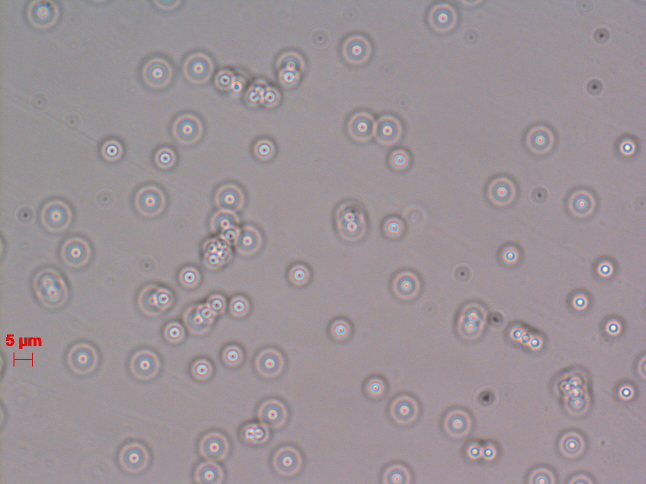
#> input picture jet_finder/2.5_IZ/Z 0.0425.jpg, 1292 x 968 px (shown at 1/2 size)
$ python calculate_snr.py
#> lines starting #> are read from the running program, lines starting #| are printed output that depends on the picture; long printed decimals are rounded
#> further down, picture is the input picture: shape (968, 1292, 3); mean B, G, R 151.2, 146.6, 156.2
import cv2
import numpy as np
from jet_finder import make_plot


# Use test.py to find area
def find_signal_of_jet(pic):
    lum_array = list()
    # ----- Different 2.5mk particles -----
    pic = pic[250:340, 1210:1300]
    # pic = pic[260:340, 480:580]
    # pic = pic[280:360, 760:840]

    for _ in range(pic.shape[1]):
        row = list()
        for _ in range(pic.shape[0]):
            row.append(0)
        lum_array.append(row)

    for x in range(pic.shape[1]):
        for y in range(pic.shape[0]):
            b, g, r = pic[y, x]
            lum = (0.2126 * r) + (0.7152 * g) + (0.0722 * b)
            lum_array[x][y] = lum

    lum_np_arr = np.array(lum_array)
    max_lum = round(float(np.max(lum_np_arr)), 3)

    return max_lum


# ----- It is one mean value -----
# Use test.py to find area
def find_noise_near_jet(pic):
    noise_arr = []

    # Place without particles to calculate mean noise
    pic = pic[340:420, 760:840]
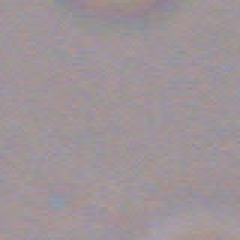
#> pic: shape (80, 80, 3) (shown 3 times larger); mean of channels 0, 1, 2 152.5, 148.2, 158.5; drawn as B, G, R

    for _ in range(pic.shape[1]):
        row = list()
        for _ in range(pic.shape[0]):
            row.append(0)
        noise_arr.append(row)

    for x in range(pic.shape[1]):
        for y in range(pic.shape[0]):
            b, g, r = pic[y, x]
            lum = (0.2126 * r) + (0.7152 * g) + (0.0722 * b)
            noise_arr[x][y] = lum
#> after the loop, noise_arr = 80 items

    noise_np_array = np.array(noise_arr)
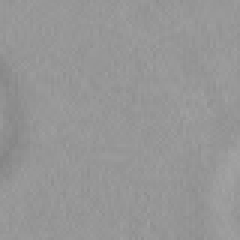
#> noise_np_array: shape (80, 80) float64 (shown 3 times larger); min 132.8, max 163.3, mean 150.7
    noise_mean = np.mean(noise_np_array)
#> noise_mean = 150.7

    return noise_mean


i = 0
z_array = []
max_lum_array = []

noise_name = "2.5_IZ/Z 0.0425.jpg"
picture = cv2.imread(noise_name)
noise = find_noise_near_jet(picture)
#> noise = 150.7
print(noise)
#| 150.704

while i != 0.0650:
    i = round(i, 4)

    z_array.append(i)

    name = "2.5_IZ/Z " + str(i) + ".jpg"
    jets = cv2.imread(name)

#> (the run stopped early here; a loop or call above may not have finished)

$ run again, with jet_finder/2.5_IZ/Z 0.01.jpg copied over jet_finder/2.5_IZ/Z 0.0425.jpg
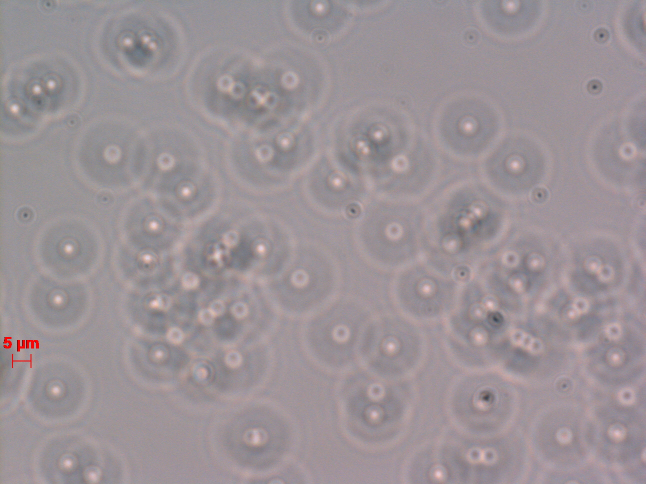
#> input picture jet_finder/2.5_IZ/Z 0.01.jpg, 1292 x 968 px (shown at 1/2 size)
#> picture is the input picture: shape (968, 1292, 3); mean B, G, R 150.9, 146.4, 155.9
#> in find_noise_near_jet, `pic = pic[340:420, 760:840]`:
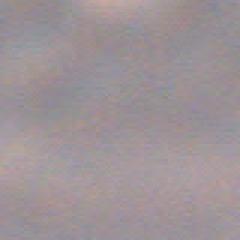
#> pic: shape (80, 80, 3) (shown 3 times larger); mean of channels 0, 1, 2 151.2, 147.4, 157.7; drawn as B, G, R
#> after the loop in find_noise_near_jet, `for x in range(pic.shape[1]):`: noise_arr = 80 items
#> in find_noise_near_jet, `noise_np_array = np.array(noise_arr)`:
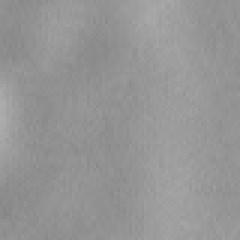
#> noise_np_array: shape (80, 80) float64 (shown 3 times larger); min 134.1, max 172.8, mean 149.9
#> noise_mean = 149.9
#| 149.855

$ run again, with jet_finder/2.5_IZ/Z 0.0125.jpg copied over jet_finder/2.5_IZ/Z 0.0425.jpg
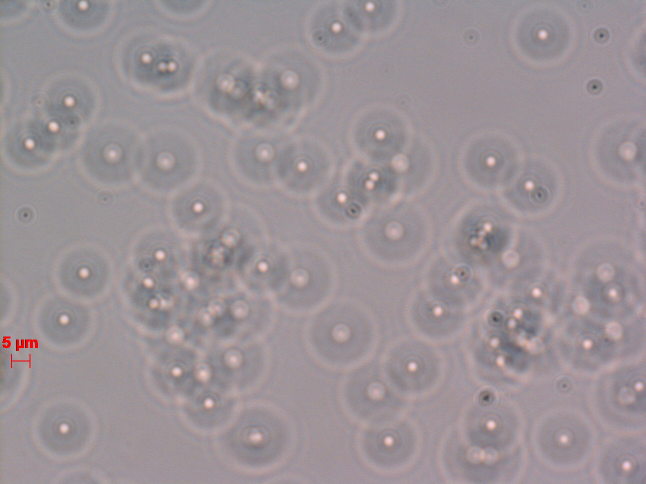
#> input picture jet_finder/2.5_IZ/Z 0.0125.jpg, 1292 x 968 px (shown at 1/2 size)
#> picture is the input picture: shape (968, 1292, 3); mean B, G, R 151, 146.5, 156
#> in find_noise_near_jet, `pic = pic[340:420, 760:840]`:
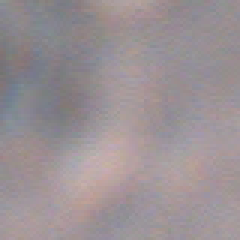
#> pic: shape (80, 80, 3) (shown 3 times larger); mean of channels 0, 1, 2 148.9, 145.2, 154.7; drawn as B, G, R
#> after the loop in find_noise_near_jet, `for x in range(pic.shape[1]):`: noise_arr = 80 items
#> in find_noise_near_jet, `noise_np_array = np.array(noise_arr)`:
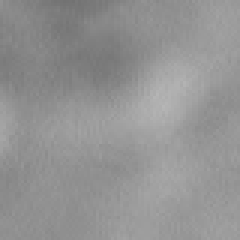
#> noise_np_array: shape (80, 80) float64 (shown 3 times larger); min 114.4, max 182, mean 147.5
#> noise_mean = 147.5
#| 147.504

$ run again, with jet_finder/2.5_IZ/Z 0.015.jpg copied over jet_finder/2.5_IZ/Z 0.0425.jpg
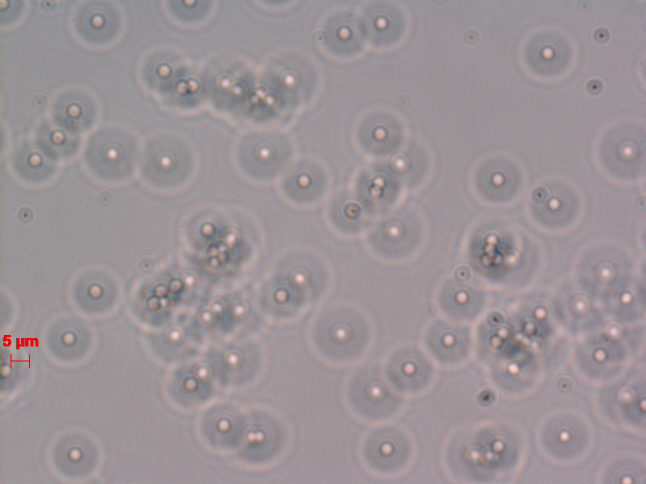
#> input picture jet_finder/2.5_IZ/Z 0.015.jpg, 1292 x 968 px (shown at 1/2 size)
#> picture is the input picture: shape (968, 1292, 3); mean B, G, R 150.8, 146.3, 155.9
#> in find_noise_near_jet, `pic = pic[340:420, 760:840]`:
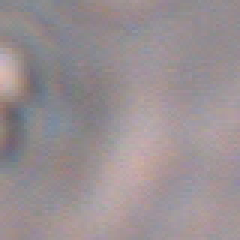
#> pic: shape (80, 80, 3) (shown 3 times larger); mean of channels 0, 1, 2 147.2, 143.8, 153.6; drawn as B, G, R
#> after the loop in find_noise_near_jet, `for x in range(pic.shape[1]):`: noise_arr = 80 items
#> in find_noise_near_jet, `noise_np_array = np.array(noise_arr)`:
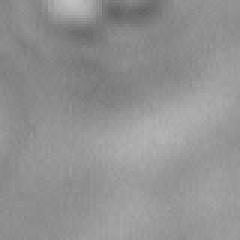
#> noise_np_array: shape (80, 80) float64 (shown 3 times larger); min 100.6, max 192.5, mean 146.2
#> noise_mean = 146.2
#| 146.152
